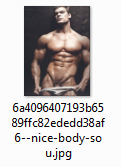
#> input picture brandon_target.bmp, 121 x 167 px, found by its file name
$ python firefly.py   (Python 2 division)
#> lines starting #> are read from the running program, lines starting #| are printed output that depends on the picture
import xlrd
import json
import os
import re
import datetime
import pyautogui
import time
import PIL
from Tkinter import Tk
from PIL import Image
#import opencv


# Importing Reference Images
brandon_target = Image.open('brandon_target.bmp')
#> brandon_target is the input picture: PIL image 121x167 RGB; mean R, G, B 197.8, 193.1, 192.4
add_button = Image.open('add_button.bmp')
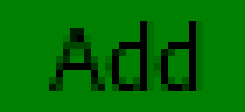
#> input picture add_button.bmp, 35 x 16 px, found by its file name (shown 7 times larger)
#> add_button is the input picture: PIL image 35x16 RGB; mean R, G, B 0, 112.4, 0
after_print = Image.open('after_print.bmp')
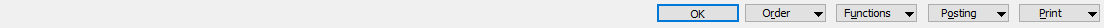
#> input picture after_print.bmp, 1104 x 28 px, found by its file name
#> after_print is the input picture: PIL image 1104x28 RGB; mean R, G, B 228.7, 230.2, 231.5
device_tab = Image.open('device_tab.bmp')
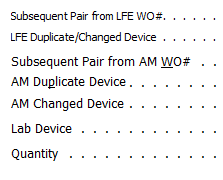
#> input picture device_tab.bmp, 223 x 180 px, found by its file name
#> device_tab is the input picture: PIL image 223x180 RGB; mean R, G, B 240.6, 240.3, 240.7
general_tab = Image.open('general_tab.bmp')
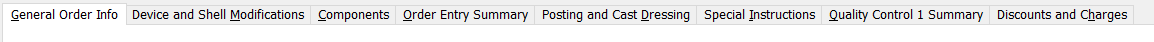
#> input picture general_tab.bmp, 1154 x 42 px, found by its file name
#> general_tab is the input picture: PIL image 1154x42 RGB; mean R, G, B 232.2, 231.7, 232.1
inside_pt_card = Image.open('inside_pt_card.bmp')
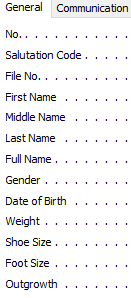
#> input picture inside_pt_card.bmp, 131 x 298 px, found by its file name
#> inside_pt_card is the input picture: PIL image 131x298 RGB; mean R, G, B 241.1, 241, 241.6
#> (the run stopped early here; a loop or call above may not have finished)
